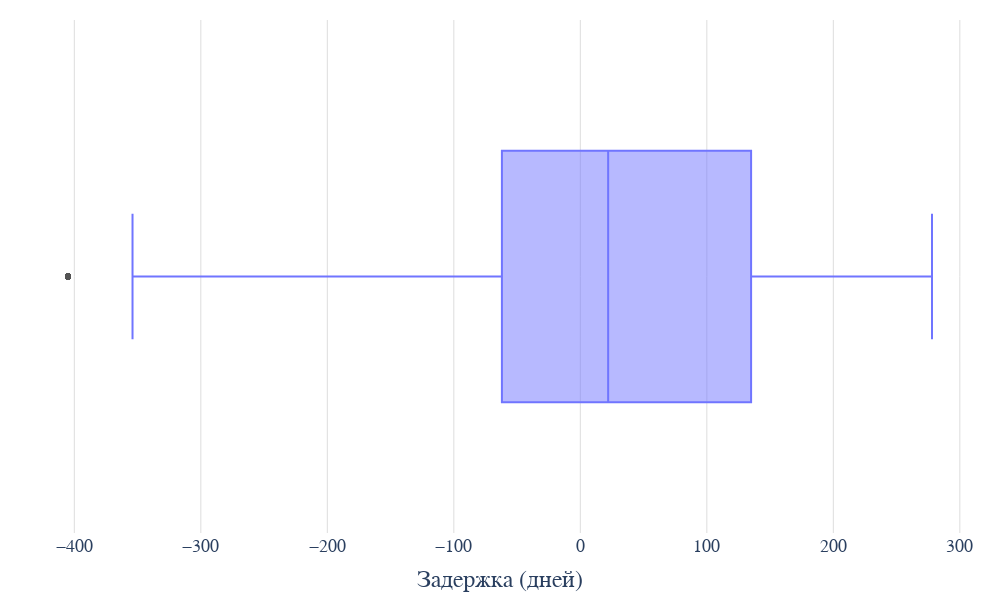

Notebook cell for this chart:
### Code cell
import plotly.graph_objects as go
import plotly.io as pio

x_data = df['Задержка в днях'].dropna()

fig = go.Figure()

fig.add_trace(go.Box(
    x=x_data,
    name='',              
    orientation='h',      
    
    line=dict(color='#7075FF', width=2),
    fillcolor='rgba(112, 117, 255, 0.5)',
    
    boxpoints='outliers', 
    marker=dict(
        color='#555555',
        size=6,
        opacity=0.6,
        symbol='circle'
    )
))

fig.update_layout(
    xaxis_title='Задержка (дней)',
    xaxis=dict(
        showgrid=True,
        gridcolor='#dddddd',
        
        zeroline=True,
        zerolinecolor='#dddddd',
        zerolinewidth=1,
        
        title_font=dict(size=24, family=font_name),
        tickfont=dict(size=18, family=font_name)
    ),
    yaxis=dict(
        showgrid=False,
        showticklabels=False
    ),
    paper_bgcolor='rgba(0,0,0,0)', 
    plot_bgcolor='rgba(0,0,0,0)',
    width=1000, 
    height=600,
    font=dict(family=font_name),
    margin=dict(l=20, r=20, t=20, b=20)
)

# 4. Сохранение
fig.write_image("graphs/delay_days_boxplot_plotly.png", scale=3)
fig.show()

### Figure 1 — Plotly figure (JSON) as saved in the notebook; plotly's stock layout.template omitted (floating-point values rounded to 4 significant figures; data arrays with more than 128 entries replaced by an {"elided": "..."} marker saying what was removed)
{"data": [{"boxpoints": "outliers", "fillcolor": "rgba(112, 117, 255, 0.5)", "line": {"color": "#7075FF", "width": 2}, "marker": {"color": "#555555", "opacity": 0.6, "size": 6, "symbol": "circle"}, "name": "", "orientation": "h", "type": "box", "x": {"elided": "23572 float values"}}], "layout": {"font": {"family": "Tilda Sans"}, "height": 600, "margin": {"b": 20, "l": 20, "r": 20, "t": 20}, "paper_bgcolor": "rgba(0,0,0,0)", "plot_bgcolor": "rgba(0,0,0,0)", "width": 1000, "xaxis": {"gridcolor": "#dddddd", "showgrid": true, "tickfont": {"family": "Tilda Sans", "size": 18}, "title": {"font": {"family": "Tilda Sans", "size": 24}, "text": "Задержка (дней)"}, "zeroline": true, "zerolinecolor": "#dddddd", "zerolinewidth": 1}, "yaxis": {"showgrid": false, "showticklabels": false}}}
